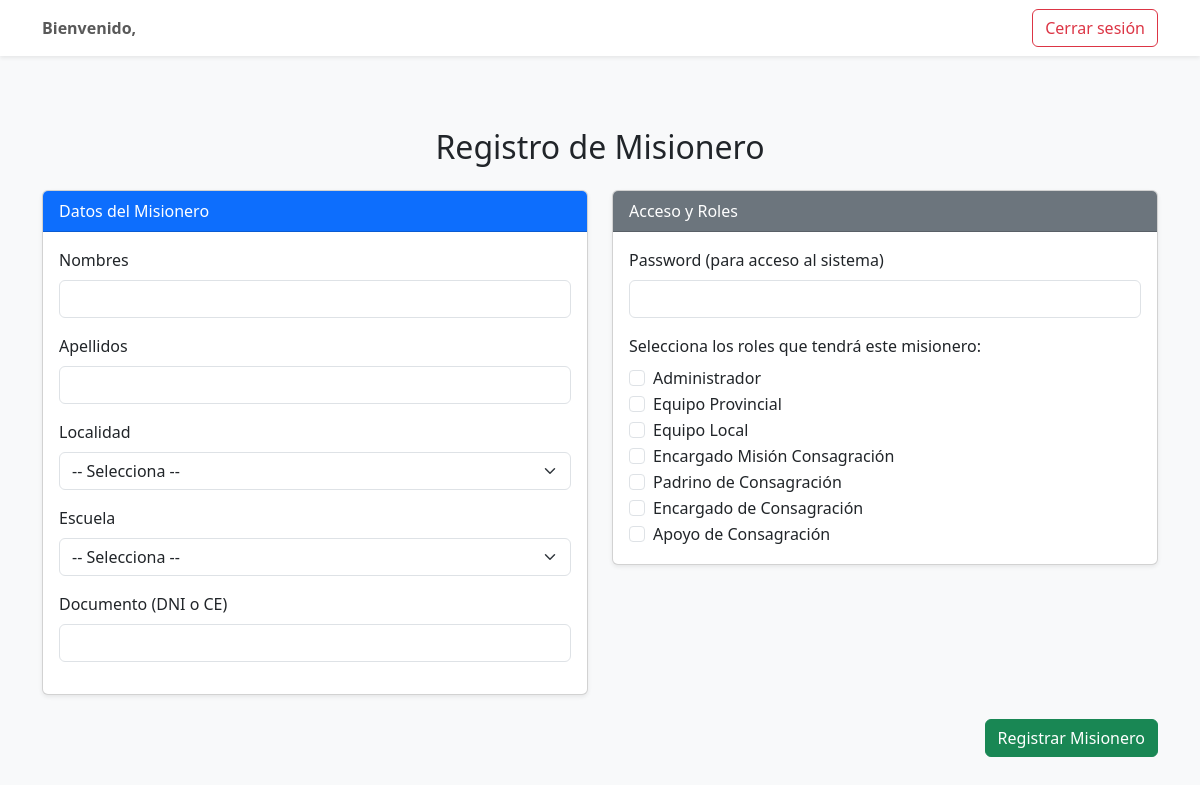
The page /registro_misionero.php on the database its author committed.
### tables this page shows
CREATE TABLE `roles` (
  `id_rol` int(11) NOT NULL,
  `rol` varchar(50) NOT NULL,
  `descripcion` varchar(255) NOT NULL
);

### registro_misionero.php (the view, shortened to what this page needs)
<?php
require 'conexion.php';
$roles = $conn->query("SELECT id_rol, descripcion FROM roles");
?>
<!DOCTYPE html>
<html lang="es">
<head>
    <link rel="stylesheet" href="bootstrap-5.3.3-dist/css/bootstrap.min.css">
</head>
<body class="bg-light">
<nav class="navbar navbar-expand-lg navbar-light bg-white shadow-sm mb-4">
  <div class="container">
    <span class="navbar-text me-auto fw-bold">
      <?php
        echo "Bienvenido, " . htmlspecialchars($_SESSION['usuario_nombre'] ?? '') . " " . htmlspecialchars($_SESSION['usuario_apellidos'] ?? '');
      ?>
    </span>
    <a href="logout.php" class="btn btn-outline-danger">Cerrar sesión <i class="bi bi-box-arrow-right"></i></a>
  </div>
</nav>
<div class="container py-5">
    <h2 class="text-center mb-4">Registro de Misionero</h2>
    <form method="POST" class="row g-4" autocomplete="off">
        <div class="col-md-6">
            <div class="card shadow-sm">
                <div class="card-header bg-primary text-white">
                    Datos del Misionero
                </div>
                <div class="card-body">
                    <div class="mb-3">
                        <label class="form-label">Nombres</label>
                        <input type="text" name="nombres" class="form-control" required>
                    </div>
                    <div class="mb-3">
                        <label class="form-label">Apellidos</label>
                        <input type="text" name="apellidos" class="form-control" required>
                    </div>
                    <div class="mb-3">
                        <label class="form-label">Localidad</label>
                        <select name="localidad" class="form-select" required>
                            <option value="">-- Selecciona --</option>
                        </select>
                    </div>
                    <div class="mb-3">
                        <label class="form-label">Escuela</label>
                        <select name="escuela" class="form-select" required>
                            <option value="">-- Selecciona --</option>
                        </select>
                    </div>
                    <div class="mb-3">
                        <label class="form-label">Documento (DNI o CE)</label>
                        <input type="text" name="documento" class="form-control" maxlength="20" required>
                    </div>
                </div>
            </div>
        </div>
        <div class="col-md-6">
            <div class="card shadow-sm">
                <div class="card-header bg-secondary text-white">
                    Acceso y Roles
                </div>
                <div class="card-body">
                    <div class="mb-3">
                        <label class="form-label">Password (para acceso al sistema)</label>
                        <input type="password" name="password" class="form-control" required minlength="6">
                    </div>
                    <p class="mb-2">Selecciona los roles que tendrá este misionero:</p>
                    <?php while ($rol = $roles->fetch_assoc()): ?>
                        <div class="form-check">
                            <input class="form-check-input" type="checkbox" name="roles[]" value="<?= $rol['id_rol'] ?>" id="rol_<?= $rol['id_rol'] ?>">
                            <label class="form-check-label" for="rol_<?= $rol['id_rol'] ?>">
                                <?= htmlspecialchars($rol['descripcion']) ?>
                            </label>
                        </div>
                    <?php endwhile; ?>
                </div>
            </div>
        </div>
        <div class="col-12 text-end">
            <button type="submit" class="btn btn-success">Registrar Misionero</button>
        </div>
    </form>
</div>
</body>
</html>

### rows shown on the page
roles: descripcion "Administrador"
roles: descripcion "Equipo Provincial"
roles: descripcion "Equipo Local"
roles: descripcion "Encargado Misión Consagración"
roles: descripcion "Padrino de Consagración"
roles: descripcion "Encargado de Consagración"
roles: descripcion "Apoyo de Consagración"
